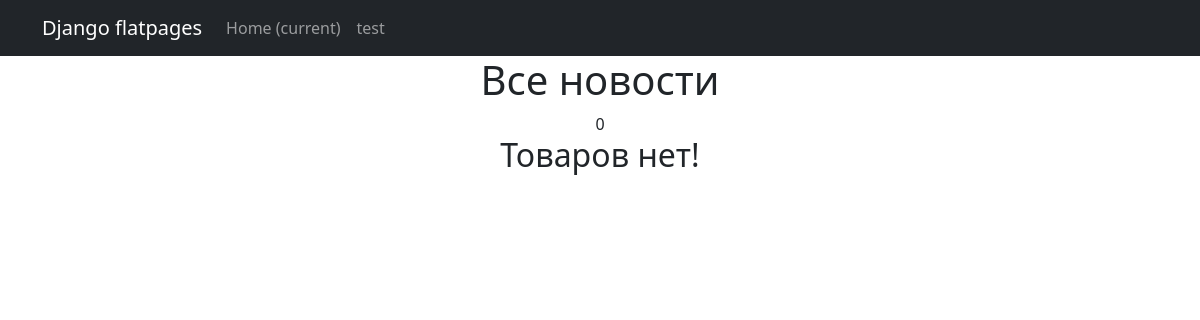
The page /news/ on the database as committed earlier.
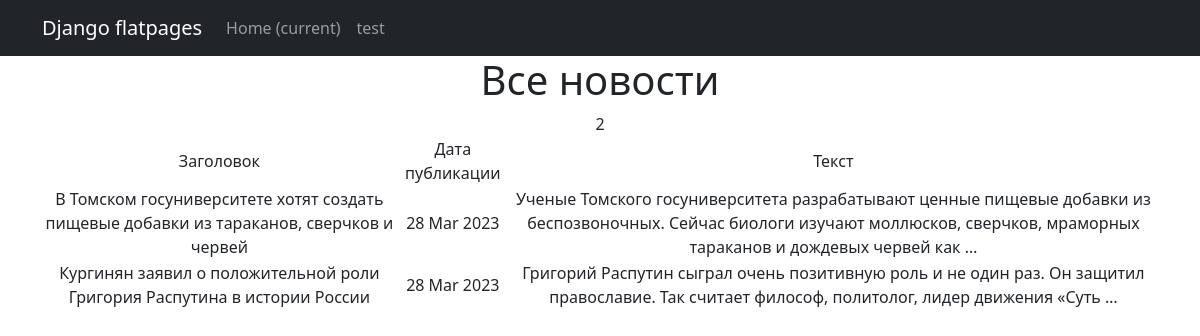
The same page on the database as committed later.
### news/models.py (models this page shows, shortened)
class Post(models.Model):
    article = 'ARTI'
    news = 'NEWS'
    POST_TYPE = [
        (article, 'Статья'),
        (news, 'Новость')
    ]
    author = models.ForeignKey(Author, on_delete=models.CASCADE)
    types = models.CharField(max_length=4, choices=POST_TYPE, default=news)
    data_create = models.DateField(auto_now_add=True)
    category = models.ManyToManyField(Category, through='PostCategory')
    title = models.CharField(max_length=255, blank=False)
    text = models.TextField(blank=False)
    post_rating = models.IntegerField(default=0)  # рейтинг статьи/новости

### news/views.py (the view)
# urls.py: path('', NewsList.as_view()),
class NewsList(ListView):
    queryset = Post.objects.filter(types='NEWS')
    ordering = '-data_create'
    template_name = 'news.html'
    context_object_name = 'news'

### templates/news.html (shortened to what this page needs)
{% extends 'flatpages/default.html' %}
{% block content %}
<h1>Все новости</h1>
    {{ news|length }}
    {% if news %}
        <table>
            <tr>
                <td>Заголовок</td>
                <td>Дата публикации</td>
                <td>Текст</td>
            </tr>
            {% for new in news %}
            <tr>
                <td>{{ new.title }}</td>
                <td>{{ new.data_create|date:'d M Y' }}</td>
                <td>{{ new.text|truncatewords:20 }}</td>
            </tr>
            {% endfor %}
        </table>
    {% else %}
        <h2>Товаров нет!</h2>
    {% endif %}
{% endblock content %}

### templates/flatpages/default.html (shortened to what this page needs)
<!DOCTYPE html>
<html lang="en">
    <head>
        {% load static %}
        <link href="{% static 'css/styles.css' %}" rel="stylesheet" />
    </head>
    <body>
        <nav class="navbar navbar-expand-lg navbar-dark bg-dark static-top">
           <div class="container">
               <a class="navbar-brand" href="#">Django flatpages</a>
               <div class="collapse navbar-collapse" id="navbarResponsive">
                   <ul class="navbar-nav ml-auto">
                       <li class="nav-item active">
                           <a class="nav-link" href="#">Home
                               <span class="sr-only">(current)</span>
                           </a>
                       </li>
                       <li class="nav-item">
                           <a class="nav-link" href="/test/">test</a>
                       </li>
                   </ul>
               </div>
           </div>
        </nav>
        <div class="container">
           <div class="row">
               <div class="col-lg-12 text-center">
                   {% block content %}
                   {% endblock content %}
               </div>
           </div>
        </div>
    </body>
</html>

Rows that differ between the two databases and show on the page:
added Post: title "В Томском госуниверситете хотят создать пищевые добавки из тараканов, сверчков и червей", data_create "28 Mar 2023", text "Ученые Томского госуниверситета разрабатывают ценные пищевые добавки из беспозвоночных. Сейчас биологи изучают моллюсков, сверчков, мраморных тараканов и дождевых червей как …"
added Post: title "Кургинян заявил о положительной роли Григория Распутина в истории России", data_create "28 Mar 2023", text "Григорий Распутин сыграл очень позитивную роль и не один раз. Он защитил православие. Так считает философ, политолог, лидер движения «Суть …"
Other text that changed with them:
{{ news|length }}: "0" → "2"
text no longer shown: "Товаров нет!"
text now shown: "Заголовок Дата публикации Текст"
